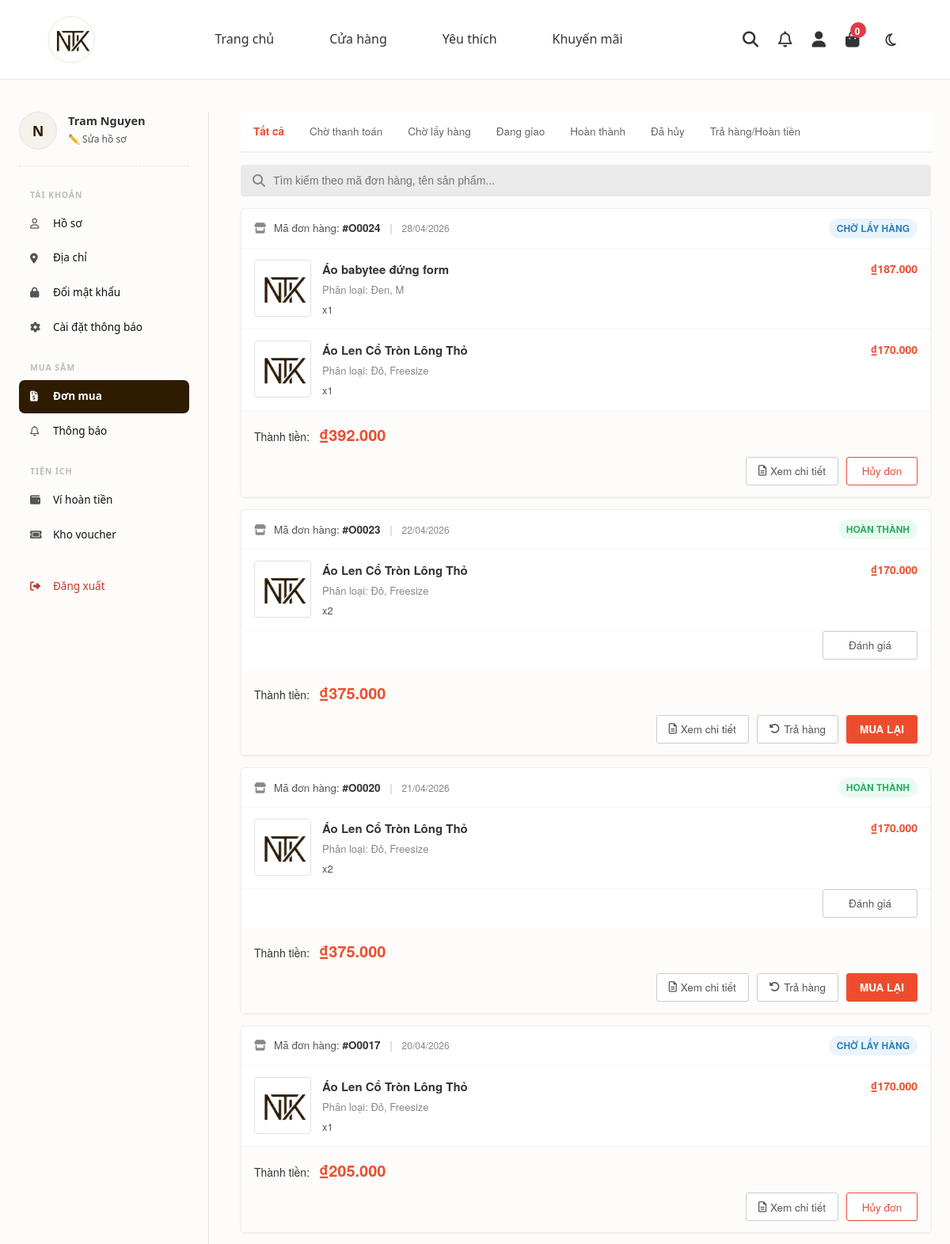
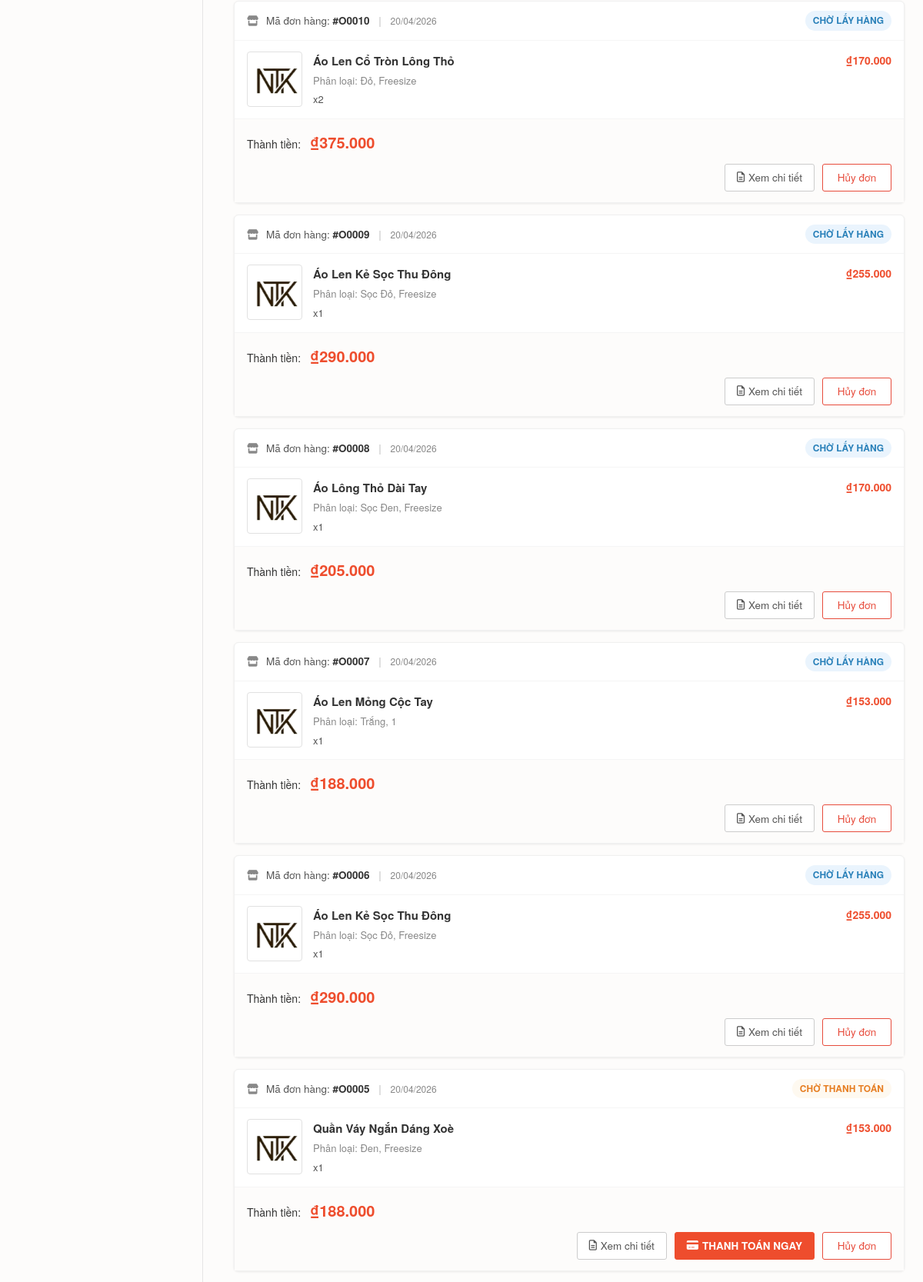
Page /views/user/dashboard.php?view=donmua (signed in, upper part) on the committed database (2 pictures, top to bottom).
### tables this page shows
CREATE TABLE `users` (
  `user_id` char(5) NOT NULL,
  `username` varchar(50) NOT NULL,
  `password` varchar(50) NOT NULL,
  `fullname` varchar(100) DEFAULT NULL,
  `email` varchar(100) DEFAULT NULL,
  `phonenumber` varchar(10) DEFAULT NULL,
  `address` text DEFAULT NULL,
  `verification_code` varchar(6) DEFAULT NULL,
  `verification_code_expires_at` datetime DEFAULT NULL,
  `is_verified` int(11) DEFAULT 0,
  `role` int(11) DEFAULT 0,
  `status` int(11) DEFAULT 1,
  `created_at` datetime DEFAULT current_timestamp(),
  `total_orders` int(11) DEFAULT 0,
  `total_spend` decimal(15,2) DEFAULT 0.00,
  `bank_name` varchar(100) DEFAULT NULL,
  `bank_account_number` varchar(20) DEFAULT NULL,
  `bank_account_name` varchar(100) DEFAULT NULL,
  `wallet_balance` decimal(15,2) DEFAULT 0.00,
  `current_points` int(11) NOT NULL DEFAULT 0,
  `tier` varchar(50) NOT NULL DEFAULT 'Member',
  `accumulated_points` int(11) NOT NULL DEFAULT 0,
  PRIMARY KEY (`user_id`),
  UNIQUE KEY `username` (`username`)
);

CREATE TABLE `orders` (
  `order_id` char(5) NOT NULL,
  `payos_order_code` bigint(20) DEFAULT NULL,
  `payos_qr_code` text DEFAULT NULL,
  `user_id` char(5) DEFAULT NULL,
  `order_date` datetime DEFAULT current_timestamp(),
  `fullname` varchar(100) DEFAULT NULL,
  `phone` varchar(10) DEFAULT NULL,
  `address` varchar(500) DEFAULT NULL,
  `total_price` decimal(15,2) DEFAULT NULL,
  `shipping_fee` decimal(15,2) DEFAULT NULL,
  `shipping_method_id` char(5) DEFAULT NULL,
  `discount_value` decimal(15,2) DEFAULT NULL,
  `order_status` int(11) DEFAULT NULL,
  `final_price` decimal(15,2) DEFAULT NULL,
  `payment_status` int(11) DEFAULT 0,
  `payment_method` int(11) DEFAULT NULL,
  `coupon_id` char(5) DEFAULT NULL,
  `tracking_number` varchar(50) DEFAULT NULL,
  `wallet_used_amount` decimal(15,2) DEFAULT 0.00,
  `note` varchar(500) DEFAULT NULL,
  `payos_checkout_url` varchar(1000) DEFAULT NULL,
  PRIMARY KEY (`order_id`),
  KEY `fk_order_user` (`user_id`),
  KEY `fk_order_coupon` (`coupon_id`),
  KEY `fk_order_ship` (`shipping_method_id`),
  CONSTRAINT `fk_order_coupon` FOREIGN KEY (`coupon_id`) REFERENCES `coupons` (`coupon_id`),
  CONSTRAINT `fk_order_ship` FOREIGN KEY (`shipping_method_id`) REFERENCES `shipping_methods` (`shipping_method_id`),
  CONSTRAINT `fk_order_user` FOREIGN KEY (`user_id`) REFERENCES `users` (`user_id`)
);

CREATE TABLE `products` (
  `product_id` char(5) NOT NULL,
  `category_id` char(5) DEFAULT NULL,
  `name` varchar(200) NOT NULL,
  `description` varchar(500) DEFAULT NULL,
  `image` varchar(255) DEFAULT NULL,
  `rating` decimal(2,1) DEFAULT NULL,
  `sold_count` int(11) DEFAULT 0,
  `status` int(11) DEFAULT 1,
  `avg_rating` decimal(2,1) DEFAULT NULL,
  `total_reviews` int(11) DEFAULT 0,
  `seo_title` varchar(150) DEFAULT NULL,
  `seo_description` varchar(300) DEFAULT NULL,
  PRIMARY KEY (`product_id`),
  KEY `fk_prod_cat` (`category_id`)
);

CREATE TABLE `order_details` (
  `detail_id` char(5) NOT NULL,
  `order_id` char(5) DEFAULT NULL,
  `variant_id` char(5) DEFAULT NULL,
  `quantity` int(11) DEFAULT NULL,
  `price` decimal(15,2) DEFAULT NULL,
  `feedback` varchar(500) DEFAULT NULL,
  `is_reviewed` int(11) DEFAULT 0,
  `product_name` varchar(200) DEFAULT NULL,
  `unit_price` decimal(15,2) DEFAULT NULL,
  PRIMARY KEY (`detail_id`),
  KEY `fk_detail_order` (`order_id`),
  KEY `fk_detail_variant` (`variant_id`),
  CONSTRAINT `fk_detail_order` FOREIGN KEY (`order_id`) REFERENCES `orders` (`order_id`),
  CONSTRAINT `fk_detail_variant` FOREIGN KEY (`variant_id`) REFERENCES `product_variants` (`variant_id`)
);

### src/views/user/orders.php (the view, shortened to what this page needs)
<?php
$user_id = $_SESSION['user_id'];
$current_tab = isset($_GET['tab']) ? $_GET['tab'] : 'all';
function getOrderStatusInfo($code) {
    $map = [
        0  => ['text' => 'CHỜ THANH TOÁN',          'color' => '#e67e22', 'bg' => '#fef9f0'],
        1  => ['text' => 'CHỜ LẤY HÀNG',            'color' => '#2980b9', 'bg' => '#eaf4fd'],
        2  => ['text' => 'ĐANG GIAO HÀNG',           'color' => '#8e44ad', 'bg' => '#f5eef8'],
        3  => ['text' => 'HOÀN THÀNH',               'color' => '#27ae60', 'bg' => '#eafaf1'],
        4  => ['text' => 'ĐÃ HỦY',                   'color' => '#888888', 'bg' => '#f5f5f5'],
        5  => ['text' => 'ĐANG YÊU CẦU TRẢ HÀNG',   'color' => '#c0392b', 'bg' => '#fdf0ef'],
        6  => ['text' => 'ĐANG HOÀN TRẢ HÀNG',       'color' => '#d35400', 'bg' => '#fef5ec'],
        7  => ['text' => 'ĐÃ HOÀN TIỀN',             'color' => '#1abc9c', 'bg' => '#e8faf8'],
        8  => ['text' => 'CHỜ DUYỆT HỦY',            'color' => '#f39c12', 'bg' => '#fef9e7'],
        9  => ['text' => 'GIAO HÀNG THẤT BẠI',       'color' => '#c0392b', 'bg' => '#fdf0ef'],
        10 => ['text' => 'ĐANG HOÀN VỀ KHO',         'color' => '#7f8c8d', 'bg' => '#f2f3f4'],
    ];
    return $map[$code] ?? ['text' => 'KHÔNG RÕ', 'color' => '#333', 'bg' => '#fff'];
}
$params = [':user_id' => $user_id];
$status_condition = '';
switch ($current_tab) {
    default:
        $status_condition = "AND o.order_status NOT IN (4)";
}
$sql = "
    SELECT
        o.order_id, o.order_status, o.final_price, o.order_date,
        o.payment_method, o.payment_status, o.tracking_number,
        od.quantity, od.price, p.product_id,
        p.name AS product_name, p.image AS product_image,
        v.color, v.size, v.image AS variant_image
    FROM orders o
    JOIN order_details od ON o.order_id = od.order_id
    JOIN product_variants v ON od.variant_id = v.variant_id
    JOIN products p ON v.product_id = p.product_id
    WHERE o.user_id = :user_id $status_condition
    ORDER BY o.order_date DESC
";
try {
    $stmt = $conn->prepare($sql);
    $stmt->execute($params);
    $results = $stmt->fetchAll(PDO::FETCH_ASSOC);
    $orders = [];
    foreach ($results as $row) {
        $oid = $row['order_id'];
        if (!isset($orders[$oid])) {
            $orders[$oid] = [
                'order_id'       => $oid,
                'status'         => (int)$row['order_status'],
                'total_amount'   => $row['final_price'],
                'order_date'     => $row['order_date'],
                'payment_method' => (int)$row['payment_method'],
                'payment_status' => (int)$row['payment_status'],
                'tracking_number'=> $row['tracking_number'],
                'items'          => []
            ];
        }
        $variant_parts = [];
        if (!empty($row['color'])) $variant_parts[] = $row['color'];
        if (!empty($row['size']))  $variant_parts[] = $row['size'];
        $row['variant_name'] = implode(', ', $variant_parts);
        $row['image_url']    = !empty($row['variant_image']) ? $row['variant_image'] : $row['product_image'];
        $orders[$oid]['items'][] = $row;
    }
} catch (PDOException $e) {
    echo "<div style='padding:20px; background:#fff3cd; color:#856404;'>Lỗi SQL: " . $e->getMessage() . "</div>";
    $orders = [];
}
?>
<div class="order-container">
    <div class="order-tabs">
        <a href="?view=donmua&tab=all"    class="<?= $current_tab === 'all'    ? 'active' : '' ?>">Tất cả</a>
        <a href="?view=donmua&tab=0"      class="<?= $current_tab === '0'      ? 'active' : '' ?>">Chờ thanh toán</a>
        <a href="?view=donmua&tab=1"      class="<?= $current_tab === '1'      ? 'active' : '' ?>">Chờ lấy hàng</a>
        <a href="?view=donmua&tab=2"      class="<?= $current_tab === '2'      ? 'active' : '' ?>">Đang giao</a>
        <a href="?view=donmua&tab=3"      class="<?= $current_tab === '3'      ? 'active' : '' ?>">Hoàn thành</a>
        <a href="?view=donmua&tab=4"      class="<?= $current_tab === '4'      ? 'active' : '' ?>">Đã hủy</a>
        <a href="?view=donmua&tab=return" class="<?= $current_tab === 'return' ? 'active' : '' ?>">Trả hàng/Hoàn tiền</a>
    </div>
    <div class="order-search">
        <i class="fa-solid fa-magnifying-glass" style="color:#888;"></i>
        <input type="text" placeholder="Tìm kiếm theo mã đơn hàng, tên sản phẩm...">
    </div>
    <?php if (empty($orders)): ?>
        <div class="empty-order">
            <i class="fa-solid fa-box-open"></i>
            <p>Chưa có đơn hàng nào trong mục này</p>
        </div>
    <?php else: ?>
        <?php foreach ($orders as $order): ?>
            <?php
            $st    = $order['status'];
            $stInfo = getOrderStatusInfo($st);
            $is_cancelled = ($st === 4);
            ?>
            <div class="order-card">
                <div class="order-header">
                    <span style="font-weight:500; color:#555;">
                        <i class="fa-solid fa-store" style="margin-right:6px; color:#888;"></i>
                        Mã đơn hàng: <strong style="color:#333;">#<?= htmlspecialchars($order['order_id']) ?></strong>
                        <span style="color:#bbb; margin: 0 8px;">|</span>
                        <span style="font-size:12px; color:#888;"><?= date('d/m/Y', strtotime($order['order_date'])) ?></span>
                    </span>
                    <span class="status-chip" style="color:<?= $stInfo['color'] ?>; background:<?= $stInfo['bg'] ?>;">
                        <?= $stInfo['text'] ?>
                    </span>
                </div>
                <?php foreach ($order['items'] as $item): ?>
                    <div class="order-item">
                        <img src="<?= htmlspecialchars($item['image_url'] ?? '') ?>"
                             alt="Product" class="item-img"
                             style="<?= $is_cancelled ? 'filter:grayscale(100%); opacity:0.6;' : '' ?>"
                             onerror="this.src='../../assets/images/logo-ntk.png'">
                        <div class="item-info">
                            <h4 class="item-name" style="<?= $is_cancelled ? 'color:#aaa;' : '' ?>">
                                <?= htmlspecialchars($item['product_name']) ?>
                            </h4>
                            <?php if (!empty($item['variant_name'])): ?>
                                <div class="item-variant">Phân loại: <?= htmlspecialchars($item['variant_name']) ?></div>
                            <?php endif; ?>
                            <div class="item-qty">x<?= (int)$item['quantity'] ?></div>
                        </div>
                        <div class="item-price" style="<?= $is_cancelled ? 'color:#bbb;' : '' ?>">
                            ₫<?= number_format($item['price'], 0, ',', '.') ?>
                        </div>
                    </div>
                    <?php if ($st === 3): ?>
                        <div style="padding:0 16px 12px 16px; display:flex; gap:8px; justify-content:flex-end;">
                            <button type="button" class="btn btn-outline" style="min-width:120px;" data-product-id="<?= htmlspecialchars($item['product_id']) ?>" data-product-name="<?= htmlspecialchars($item['product_name']) ?>" onclick="openReviewModal(this)">Đánh giá</button>
                        </div>
                    <?php endif; ?>
                <?php endforeach; ?>
                <div class="order-footer">
                    <div class="order-total">
                        Thành tiền: <span class="total-price">₫<?= number_format($order['total_amount'], 0, ',', '.') ?></span>
                    </div>
                    <div class="order-actions">
                        <a href="?view=chitietdonhang&id=<?= htmlspecialchars($order['order_id']) ?>" class="btn btn-outline">
                            <i class="fa-regular fa-file-lines" style="margin-right:5px;"></i> Xem chi tiết
                        </a>
                        <?php if ($st === 0): ?>
                            <a href="../../order_success.php?id=<?= htmlspecialchars($order['order_id']) ?>&method=online" class="btn btn-primary">
                                <i class="fa-solid fa-credit-card" style="margin-right:5px;"></i> Thanh toán ngay
                            </a>
                            <a href="../../controllers/cancel_order.php?id=<?= htmlspecialchars($order['order_id']) ?>"
                               class="btn btn-danger-outline"
                               onclick="return confirm('Bạn chắc chắn muốn hủy đơn hàng này không?')">
                                Hủy đơn
                            </a>
                        <?php elseif ($st === 1): ?>
                            <a href="../../controllers/cancel_order.php?id=<?= htmlspecialchars($order['order_id']) ?>"
                               class="btn btn-danger-outline"
                               onclick="return confirm('Bạn chắc chắn muốn hủy đơn hàng này không?')">
                                Hủy đơn
                            </a>
                        <?php elseif ($st === 3): ?>
                            <button class="btn btn-outline"
                                onclick="document.getElementById('return-modal-<?= $order['order_id'] ?>').style.display='flex'">
                                <i class="fa-solid fa-rotate-left" style="margin-right:5px;"></i> Trả hàng
                            </button>
                            <a href="../../controllers/buy_again.php?id=<?= htmlspecialchars($order['order_id']) ?>" class="btn btn-primary">MUA LẠI</a>
                        <?php elseif ($st === 4): ?>
                            <a href="../../controllers/buy_again.php?id=<?= htmlspecialchars($order['order_id']) ?>" class="btn btn-primary">MUA LẠI</a>
                        <?php endif; ?>
                    </div>
                </div>
            </div>
        <?php endforeach; ?>
    <?php endif; ?>
</div>

### src/views/user/dashboard.php (shortened to what this page needs)
<?php
require_once __DIR__ . '/../../config/database.php';
try {
    $stmt = $conn->prepare("SELECT * FROM users WHERE user_id = :user_id");
    $stmt->execute(['user_id' => $_SESSION['user_id']]);
    $current_user = $stmt->fetch(PDO::FETCH_ASSOC);
} catch (PDOException $e) {
    echo "Lỗi: " . $e->getMessage();
    exit;
}
$view = isset($_GET['view']) ? $_GET['view'] : 'hoso';
?>
<!DOCTYPE html>
<html lang="vi">
<head>
    <link rel="stylesheet" href="https://cdnjs.cloudflare.com/ajax/libs/font-awesome/6.4.0/css/all.min.css">
    <link rel="stylesheet" href="../../assets/css/style.css">
</head>
<body>
<?php
require realpath(__DIR__ . '/../../includes/header.php');
?>
<div class="dashboard-wrap">
    <aside class="dashboard-sidebar">
        <div class="user-card">
            <div class="user-avatar"><?= strtoupper(substr($current_user['username'], 0, 1)) ?></div>
            <div>
                <div class="user-name"><?= htmlspecialchars($current_user['fullname'] ?: $current_user['username']) ?></div>
                <a href="dashboard.php?view=hoso" class="user-edit">✏️ Sửa hồ sơ</a>
            </div>
        </div>
        <div class="menu-section-title">Tài khoản</div>
        <ul class="sidebar-menu">
            <li><a href="dashboard.php?view=hoso"       class="<?= $view=='hoso'       ? 'active' : '' ?>"><i class="fa-regular fa-user"></i>Hồ sơ</a></li>
            <li><a href="dashboard.php?view=diachi"     class="<?= $view=='diachi'     ? 'active' : '' ?>"><i class="fa-solid fa-location-dot"></i>Địa chỉ</a></li>
            <li><a href="dashboard.php?view=doimatkhau" class="<?= $view=='doimatkhau' ? 'active' : '' ?>"><i class="fa-solid fa-lock"></i>Đổi mật khẩu</a></li>
            <li><a href="dashboard.php?view=caidat"     class="<?= $view=='caidat'     ? 'active' : '' ?>"><i class="fa-solid fa-gear"></i>Cài đặt thông báo</a></li>
        </ul>
        <div class="menu-section-title">Mua sắm</div>
        <ul class="sidebar-menu">
            <li><a href="dashboard.php?view=donmua"   class="<?= $view=='donmua'   ? 'active' : '' ?>"><i class="fa-solid fa-file-invoice-dollar"></i>Đơn mua</a></li>
            <li><a href="dashboard.php?view=thongbao" class="<?= $view=='thongbao' ? 'active' : '' ?>"><i class="fa-regular fa-bell"></i>Thông báo</a></li>
        </ul>
        <div class="menu-section-title">Tiện ích</div>
        <ul class="sidebar-menu">
            <li><a href="dashboard.php?view=vihoantien" class="<?= $view=='vihoantien' ? 'active' : '' ?>"><i class="fa-solid fa-wallet"></i>Ví hoàn tiền</a></li>
            <li><a href="dashboard.php?view=khovoucher" class="<?= ($view=='khovoucher'||$view=='all_coupons') ? 'active' : '' ?>"><i class="fa-solid fa-ticket"></i>Kho voucher</a></li>
        </ul>
        <div style="margin-top: 24px;">
            <ul class="sidebar-menu">
                <li><a href="../logout.php" class="logout"><i class="fa-solid fa-right-from-bracket"></i>Đăng xuất</a></li>
            </ul>
        </div>
    </aside>
    <main class="dashboard-content">
        <?php
            switch ($view) {
                case 'donmua':         include 'orders.php';               break;
            }
        ?>
    </main>
</div>
</body>
</html>

### rows in the picture
users: username "N", fullname "Tram Nguyen"
orders: products.name "Áo babytee đứng form", variant_name "Đen, M", order_details.quantity "1", order_details.price "187.000", products.name "Áo Len Cổ Tròn Lông Thỏ", variant_name "Đỏ, Freesize", order_details.price "170.000"
orders: order_id "O0023", order_date "22/04/2026", order_status "HOÀN THÀNH", products.name "Áo Len Cổ Tròn Lông Thỏ", variant_name "Đỏ, Freesize", order_details.quantity "2", order_details.price "170.000", final_price "375.000"
orders: order_id "O0020", order_date "21/04/2026", order_status "HOÀN THÀNH", products.name "Áo Len Cổ Tròn Lông Thỏ", variant_name "Đỏ, Freesize", order_details.quantity "2", order_details.price "170.000", final_price "375.000"
orders: order_id "O0017", order_date "20/04/2026", order_status "CHỜ LẤY HÀNG", products.name "Áo Len Cổ Tròn Lông Thỏ", variant_name "Đỏ, Freesize", order_details.quantity "1", order_details.price "170.000", final_price "205.000"
orders: order_id "O0010", order_date "20/04/2026", order_status "CHỜ LẤY HÀNG", products.name "Áo Len Cổ Tròn Lông Thỏ", variant_name "Đỏ, Freesize", order_details.quantity "2", order_details.price "170.000", final_price "375.000"
orders: order_id "O0009", order_date "20/04/2026", order_status "CHỜ LẤY HÀNG", products.name "Áo Len Kẻ Sọc Thu Đông", variant_name "Sọc Đỏ, Freesize", order_details.quantity "1", order_details.price "255.000", final_price "290.000"
orders: order_id "O0008", order_date "20/04/2026", order_status "CHỜ LẤY HÀNG", products.name "Áo Lông Thỏ Dài Tay", variant_name "Sọc Đen, Freesize", order_details.quantity "1", order_details.price "170.000", final_price "205.000"
orders: order_id "O0007", order_date "20/04/2026", order_status "CHỜ LẤY HÀNG", products.name "Áo Len Mỏng Cộc Tay", variant_name "Trắng, 1", order_details.quantity "1", order_details.price "153.000", final_price "188.000"
orders: order_id "O0006", order_date "20/04/2026", order_status "CHỜ LẤY HÀNG", products.name "Áo Len Kẻ Sọc Thu Đông", variant_name "Sọc Đỏ, Freesize", order_details.quantity "1", order_details.price "255.000", final_price "290.000"
orders: order_id "O0005", order_date "20/04/2026", order_status "CHỜ THANH TOÁN", products.name "Quần Váy Ngắn Dáng Xoè", variant_name "Đen, Freesize", order_details.quantity "1", order_details.price "153.000", final_price "188.000"

### other values in the picture
$cart_count "0"
$order['order_id'] "O0024"
date('d/m/Y', strtotime($order['order_date'])) "28/04/2026"
$stInfo['text'] "CHỜ LẤY HÀNG"
$order['total_amount'] "392.000"
